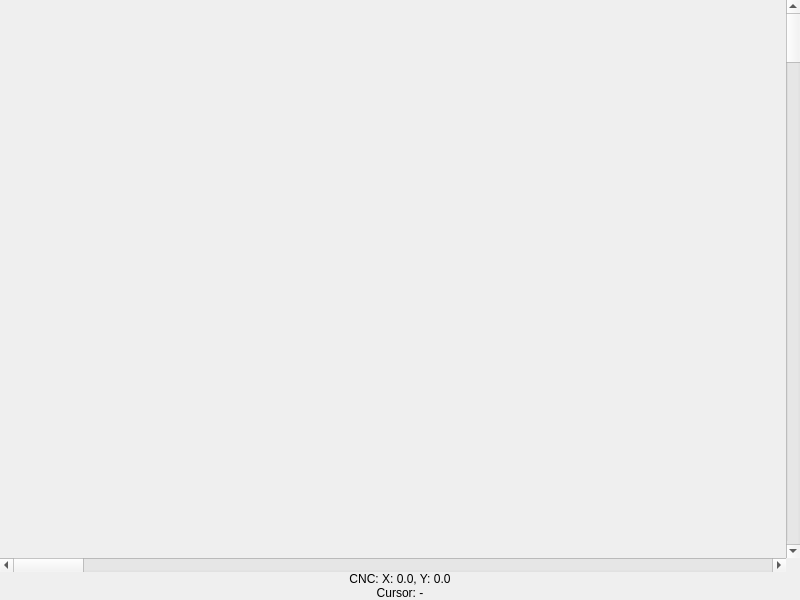
<?xml version="1.0" encoding="UTF-8"?>
<ui version="4.0">
 <class>MosaicPanel</class>
 <widget class="QWidget" name="MosaicPanel">
  <property name="geometry">
   <rect>
    <x>0</x>
    <y>0</y>
    <width>800</width>
    <height>600</height>
   </rect>
  </property>
  <property name="windowTitle">
   <string>Mosaic Panel</string>
  </property>
  <layout class="QVBoxLayout" name="verticalLayout">
   <property name="spacing">
    <number>0</number>
   </property>
   <property name="leftMargin">
    <number>0</number>
   </property>
   <property name="topMargin">
    <number>0</number>
   </property>
   <property name="rightMargin">
    <number>0</number>
   </property>
   <property name="bottomMargin">
    <number>0</number>
   </property>
   <item>
    <layout class="QGridLayout" name="gridLayout">
     <property name="spacing">
      <number>0</number>
     </property>
     <item row="0" column="0">
      <widget class="MosaicWidget" name="display_widget" native="true">
       <property name="sizePolicy">
        <sizepolicy hsizetype="Expanding" vsizetype="Expanding">
         <horstretch>1</horstretch>
         <verstretch>1</verstretch>
        </sizepolicy>
       </property>
       <property name="focusPolicy">
        <enum>Qt::StrongFocus</enum>
       </property>
      </widget>
     </item>
     <item row="0" column="1">
      <widget class="QScrollBar" name="v_scrollbar">
       <property name="orientation">
        <enum>Qt::Vertical</enum>
       </property>
      </widget>
     </item>
     <item row="1" column="0">
      <widget class="QScrollBar" name="h_scrollbar">
       <property name="orientation">
        <enum>Qt::Horizontal</enum>
       </property>
      </widget>
     </item>
    </layout>
   </item>
   <item>
    <widget class="QLabel" name="position_label">
     <property name="text">
      <string>CNC: X: 0.0, Y: 0.0</string>
     </property>
     <property name="alignment">
      <set>Qt::AlignCenter</set>
     </property>
    </widget>
   </item>
   <item>
    <widget class="QLabel" name="cursor_label">
     <property name="text">
      <string>Cursor: -</string>
     </property>
     <property name="alignment">
      <set>Qt::AlignCenter</set>
     </property>
    </widget>
   </item>
  </layout>
 </widget>
 <customwidgets>
  <customwidget>
   <class>MosaicWidget</class>
   <extends>QWidget</extends>
   <header>mosaic_window</header>
   <container>1</container>
  </customwidget>
 </customwidgets>
 <resources/>
 <connections/>
</ui>
